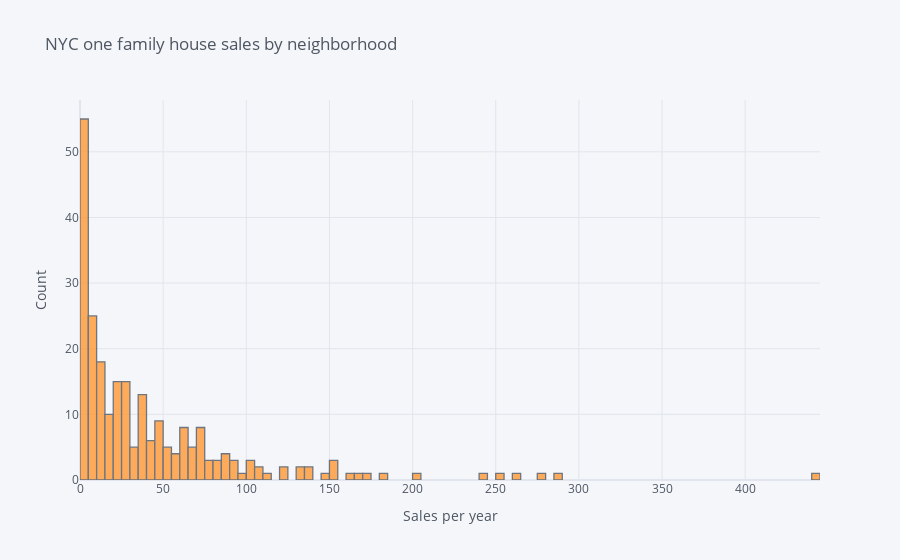

The cell this chart's notebook holds for it:
### Code cell
# generate histogram for sales per year
ofh["sales_per_year"].iplot(kind="histogram", asFigure=True, bins=150, 
                            title="NYC one family house sales by neighborhood",xTitle='Sales per year', yTitle='Count')

### Figure 1 — Plotly figure (JSON) as saved in the notebook; plotly's stock layout.template omitted (floating-point values rounded to 4 significant figures; data arrays with more than 128 entries replaced by an {"elided": "..."} marker saying what was removed)
{"data": [{"histfunc": "count", "histnorm": "", "marker": {"color": "rgba(255, 153, 51, 1.0)", "line": {"color": "#4D5663", "width": 1.3}}, "name": "sales_per_year", "nbinsx": 150, "opacity": 0.8, "orientation": "v", "type": "histogram", "x": {"elided": "242 float values"}}], "layout": {"barmode": "overlay", "legend": {"bgcolor": "#F5F6F9", "font": {"color": "#4D5663"}}, "paper_bgcolor": "#F5F6F9", "plot_bgcolor": "#F5F6F9", "title": {"font": {"color": "#4D5663"}, "text": "NYC one family house sales by neighborhood"}, "xaxis": {"gridcolor": "#E1E5ED", "showgrid": true, "tickfont": {"color": "#4D5663"}, "title": {"font": {"color": "#4D5663"}, "text": "Sales per year"}, "zerolinecolor": "#E1E5ED"}, "yaxis": {"gridcolor": "#E1E5ED", "showgrid": true, "tickfont": {"color": "#4D5663"}, "title": {"font": {"color": "#4D5663"}, "text": "Count"}, "zerolinecolor": "#E1E5ED"}}}
